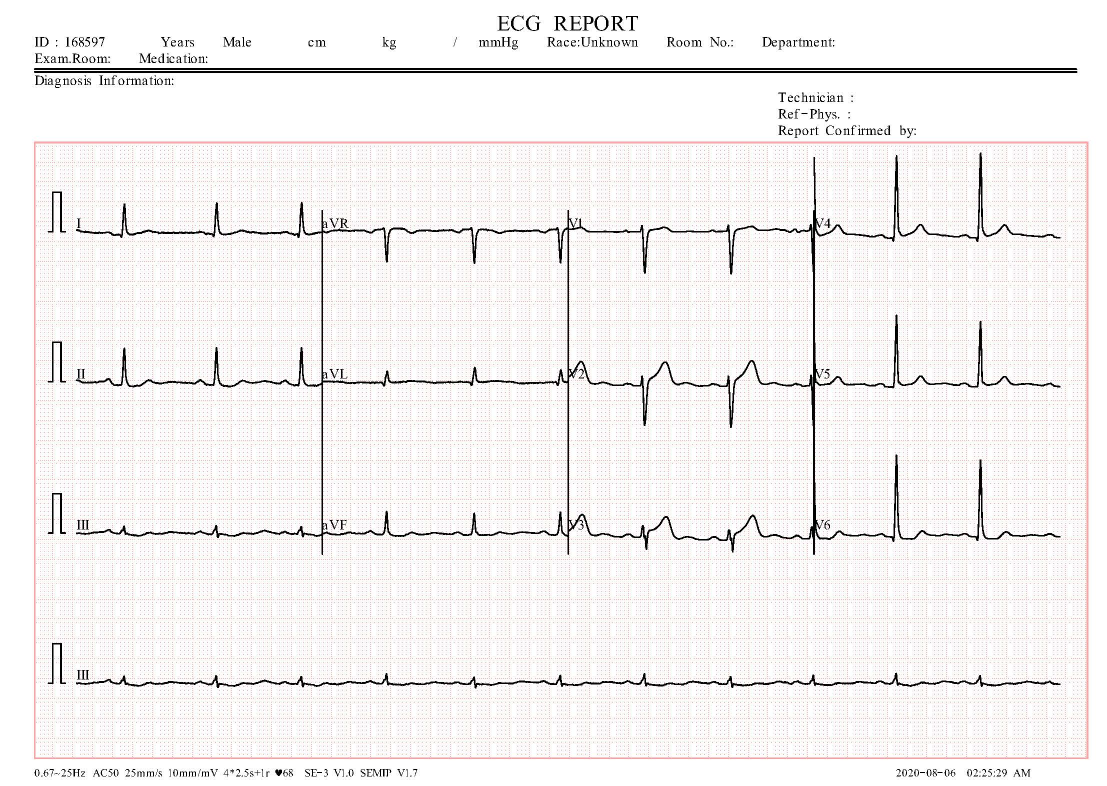
#> input picture assets/img/ECG/ecg_1691916267333_Normal(2).jpg, 2213 x 1572 px, found by its file name (shown at 1/2 size); its folder holds only this picture in this run
$ python process.py '../../assets/img/ECG/ecg_1691916267333_Normal(2).jpg'
#> lines starting #> are read from the running program, lines starting #| are printed output that depends on the picture; after the words box and inside, x2 and y2 are one past the last pixel; in counts of white or black regions, pixels touching at a corner belong together
### server/middlewares/Ecg.py
from skimage.io import imread
from skimage import color
import matplotlib.pyplot as plt
from skimage.filters import threshold_otsu,gaussian
from skimage.transform import resize
from numpy import asarray
from skimage.metrics import structural_similarity
from skimage import measure
from sklearn.decomposition import PCA
from sklearn.neighbors import KNeighborsClassifier
import joblib
from sklearn.preprocessing import MinMaxScaler
import pandas as pd
import numpy as np
import os
from natsort import natsorted
from sklearn import linear_model, tree, ensemble
from sklearn.naive_bayes import GaussianNB
from sklearn.linear_model import LogisticRegression

class ECG:
	def  getImage(self,image):
		"""
		this functions gets user image
		return: user image
		"""
		image=imread(image)
#> image is the input picture: shape (1572, 2213, 3); mean R, G, B 243.6, 241.3, 241
		return image

	def GrayImgae(self,image):
		"""
		This funciton converts the user image to Gray Scale
		return: Gray scale Image
		"""
		image_gray = color.rgb2gray(image)
		image_gray=resize(image_gray,(1572,2213))
		return image_gray

	def DividingLeads(self,image):
		"""
		This Funciton Divides the Ecg image into 13 Leads including long lead. Bipolar limb leads(Leads1,2,3). Augmented unipolar limb leads(aVR,aVF,aVL). Unipolar (+) chest leads(V1,V2,V3,V4,V5,V6)
  		return : List containing all 13 leads divided
		"""
		Lead_1 = image[300:600, 150:643] # Lead 1
		Lead_2 = image[300:600, 646:1135] # Lead aVR
		Lead_3 = image[300:600, 1140:1625] # Lead V1
		Lead_4 = image[300:600, 1630:2125] # Lead V4
		Lead_5 = image[600:900, 150:643] #Lead 2
		Lead_6 = image[600:900, 646:1135] # Lead aVL
		Lead_7 = image[600:900, 1140:1625] # Lead V2
		Lead_8 = image[600:900, 1630:2125] #Lead V5
		Lead_9 = image[900:1200, 150:643] # Lead 3
		Lead_10 = image[900:1200, 646:1135] # Lead aVF
		Lead_11 = image[900:1200, 1140:1625] # Lead V3
		Lead_12 = image[900:1200, 1630:2125] # Lead V6
		Lead_13 = image[1250:1480, 150:2125] # Long Lead
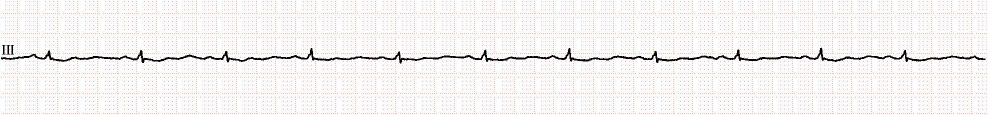
#> Lead_13: shape (230, 1975, 3) (shown at 1/2 size); mean R, G, B 243.9, 241.3, 240.9

		#All Leads in a list
		Leads=[Lead_1,Lead_2,Lead_3,Lead_4,Lead_5,Lead_6,Lead_7,Lead_8,Lead_9,Lead_10,Lead_11,Lead_12,Lead_13]
		fig , ax = plt.subplots(4,3)
		fig.set_size_inches(10, 10)
		x_counter=0
		y_counter=0

		#Create 12 Lead plot using Matplotlib subplot

		for x,y in enumerate(Leads[:len(Leads)-1]):
			if (x+1)%3==0:
				ax[x_counter][y_counter].imshow(y)
				ax[x_counter][y_counter].axis('off')
				ax[x_counter][y_counter].set_title("Leads {}".format(x+1))
				x_counter+=1
				y_counter=0
			else:
				ax[x_counter][y_counter].imshow(y)
				ax[x_counter][y_counter].axis('off')
				ax[x_counter][y_counter].set_title("Leads {}".format(x+1))
				y_counter+=1
#> this loop made 12 passes
#> y_counter on passes 1 to 12: 1, 2, 0, 1, 2, 0, 1, 2, 0, 1, 2, 0
#> after the loop, x_counter = 4

		#save the image
		fig.savefig('./assets/img/output_leads/Leads_1-12_figure.png')
		fig1 , ax1 = plt.subplots()
		fig1.set_size_inches(10, 10)
		ax1.imshow(Lead_13)
		ax1.set_title("Leads 13")
		ax1.axis('off')
		fig1.savefig('./assets/img/output_leads/Long_Lead_13_figure.png')

		return Leads

	def PreprocessingLeads(self,Leads):
		"""
		This Function Performs preprocessing to on the extracted leads.
		"""
		fig2 , ax2 = plt.subplots(4,3)
		fig2.set_size_inches(10, 10)
		#setting counter for plotting based on value
		x_counter=0
		y_counter=0

		for x,y in enumerate(Leads[:len(Leads)-1]):
			#converting to gray scale
			grayscale = color.rgb2gray(y)
			#smoothing image
			blurred_image = gaussian(grayscale, sigma=1)
			#thresholding to distinguish foreground and background
			#using otsu thresholding for getting threshold value
			global_thresh = threshold_otsu(blurred_image)

			#creating binary image based on threshold
			binary_global = blurred_image < global_thresh
			#resize image
			binary_global = resize(binary_global, (300, 450))
			if (x+1)%3==0:
				ax2[x_counter][y_counter].imshow(binary_global,cmap="gray")
				ax2[x_counter][y_counter].axis('off')
				ax2[x_counter][y_counter].set_title("pre-processed Leads {} image".format(x+1))
				x_counter+=1
				y_counter=0
			else:
				ax2[x_counter][y_counter].imshow(binary_global,cmap="gray")
				ax2[x_counter][y_counter].axis('off')
				ax2[x_counter][y_counter].set_title("pre-processed Leads {} image".format(x+1))
				y_counter+=1
		fig2.savefig('./assets/img/output_leads/Preprossed_Leads_1-12_figure.png')

		#plotting lead 13
		fig3 , ax3 = plt.subplots()
		fig3.set_size_inches(10, 10)
		#converting to gray scale
		grayscale = color.rgb2gray(Leads[-1])
		#smoothing image
		blurred_image = gaussian(grayscale, sigma=1)
		#thresholding to distinguish foreground and background
		#using otsu thresholding for getting threshold value
		global_thresh = threshold_otsu(blurred_image)
		# print(global_thresh)
		#creating binary image based on threshold
		binary_global = blurred_image < global_thresh
		ax3.imshow(binary_global,cmap='gray')
		ax3.set_title("Leads 13")
		ax3.axis('off')
		fig3.savefig('./assets/img/output_leads/Preprossed_Leads_13_figure.png')


	def SignalExtraction_Scaling(self,Leads):
		"""
		This Function Performs Signal Extraction using various steps,techniques: conver to grayscale, apply gaussian filter, thresholding, perform contouring to extract signal image and then save the image as 1D signal
		"""
		fig4 , ax4 = plt.subplots(4,3)
		#fig4.set_size_inches(10, 10)
		x_counter=0
		y_counter=0
		for x,y in enumerate(Leads[:len(Leads)-1]):
			#converting to gray scale
			grayscale = color.rgb2gray(y)
			#smoothing image
			blurred_image = gaussian(grayscale, sigma=0.7)
			#thresholding to distinguish foreground and background
			#using otsu thresholding for getting threshold value
			global_thresh = threshold_otsu(blurred_image)

			#creating binary image based on threshold
			binary_global = blurred_image < global_thresh
			#resize image
			binary_global = resize(binary_global, (300, 450))
			#finding contours
			contours = measure.find_contours(binary_global,0.8)
			contours_shape = sorted([x.shape for x in contours])[::-1][0:1]
			for contour in contours:
				if contour.shape in contours_shape:
					test = resize(contour, (255, 2))
			if (x+1)%3==0:
				ax4[x_counter][y_counter].invert_yaxis()
				ax4[x_counter][y_counter].plot(test[:, 1], test[:, 0],linewidth=1,color='black')
				ax4[x_counter][y_counter].axis('image')
				ax4[x_counter][y_counter].set_title("Contour {} image".format(x+1))
				x_counter+=1
				y_counter=0
			else:
				ax4[x_counter][y_counter].invert_yaxis()
				ax4[x_counter][y_counter].plot(test[:, 1], test[:, 0],linewidth=1,color='black')
				ax4[x_counter][y_counter].axis('image')
				ax4[x_counter][y_counter].set_title("Contour {} image".format(x+1))
				y_counter+=1

			#scaling the data and testing
			lead_no=x
			scaler = MinMaxScaler()
			fit_transform_data = scaler.fit_transform(test)
			Normalized_Scaled=pd.DataFrame(fit_transform_data[:,0], columns = ['X'])
			Normalized_Scaled=Normalized_Scaled.T
			#scaled_data to CSV
			if (os.path.isfile('scaled_data_1D_{lead_no}.csv'.format(lead_no=lead_no+1))):
				Normalized_Scaled.to_csv('Scaled_1DLead_{lead_no}.csv'.format(lead_no=lead_no+1), mode='a',index=False)
			else:
				Normalized_Scaled.to_csv('Scaled_1DLead_{lead_no}.csv'.format(lead_no=lead_no+1),index=False)

		fig4.savefig('./assets/img/output_leads/Contour_Leads_1-12_figure.png')


	def CombineConvert1Dsignal(self):
		"""
		This function combines all 1D signals of 12 Leads into one FIle csv for model input.
		returns the final dataframe
		"""
		#first read the Lead1 1D signal
		test_final=pd.read_csv('Scaled_1DLead_1.csv')
		location= os.getcwd()
		#loop over all the 11 remaining leads and combine as one dataset using pandas concat
		for files in natsorted(os.listdir(location)):
			if files.endswith(".csv"):
				if files!='Scaled_1DLead_1.csv':
					df=pd.read_csv('{}'.format(files))
					test_final=pd.concat([test_final,df],axis=1,ignore_index=True)

		return test_final

	def DimensionalReduciton(self,test_final):
		"""
		This function reduces the dimensinality of the 1D signal using PCA
		returns the final dataframe
		"""
		#first load the trained pca
		pca_loaded_model = joblib.load('./server/artifacts/PCA_ECG (1).pkl')
		result = pca_loaded_model.transform(test_final)
		final_df = pd.DataFrame(result)
		return final_df

	# [15 lines left out: function ModelLoad_predict, not called in this run]

### server/middlewares/process.py
import sys
from Ecg import ECG

ecg = ECG()

filename = sys.argv[1]

ecg_user_image_read = ecg.getImage(f'./assets/img/ECG/{filename}')
ecg_user_gray_image_read = ecg.GrayImgae(ecg_user_image_read)
dividing_leads=ecg.DividingLeads(ecg_user_image_read)
#> dividing_leads = 13 items
ecg_preprocessed_leads = ecg.PreprocessingLeads(dividing_leads)
#> the loop in PreprocessingLeads, `for x,y in enumerate(Leads[:len(Leads)-1]):` made 12 passes
#> (global_thresh, y_counter) on passes 1 to 12: (0.6, 1), (0.603, 2), (0.603, 0), (0.598, 1), (0.6, 2), (0.609, 0), (0.606, 1), (0.601, 2), (0.607, 0), (0.612, 1), (0.611, 2), (0.598, 0)
#> pass 1, in PreprocessingLeads, `binary_global = blurred_image < global_thresh`:
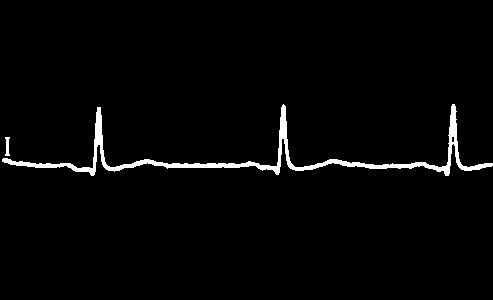
#> binary_global: shape (300, 493) bool; 2.3% white; 2 white regions, box (x1, y1, x2, y2) and area: (2, 104, 493, 176) 3384, (5, 137, 10, 156) 65
#> after the loop in PreprocessingLeads, `for x,y in enumerate(Leads[:len(Leads)-1]):`:
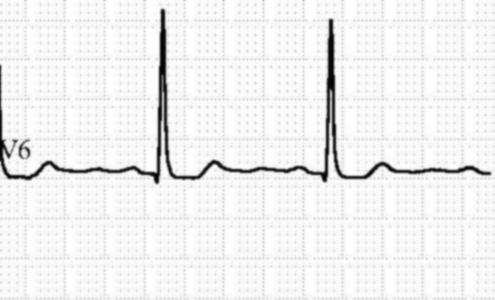
#> blurred_image: shape (300, 495) float64; min 0.00446, max 1, mean 0.941
#> after the loop in PreprocessingLeads, `for x,y in enumerate(Leads[:len(Leads)-1]):`: x_counter = 4
#> in PreprocessingLeads, `fig2.savefig('./assets/img/output_leads/Preprossed_Leads_1-12_figure.p..`:
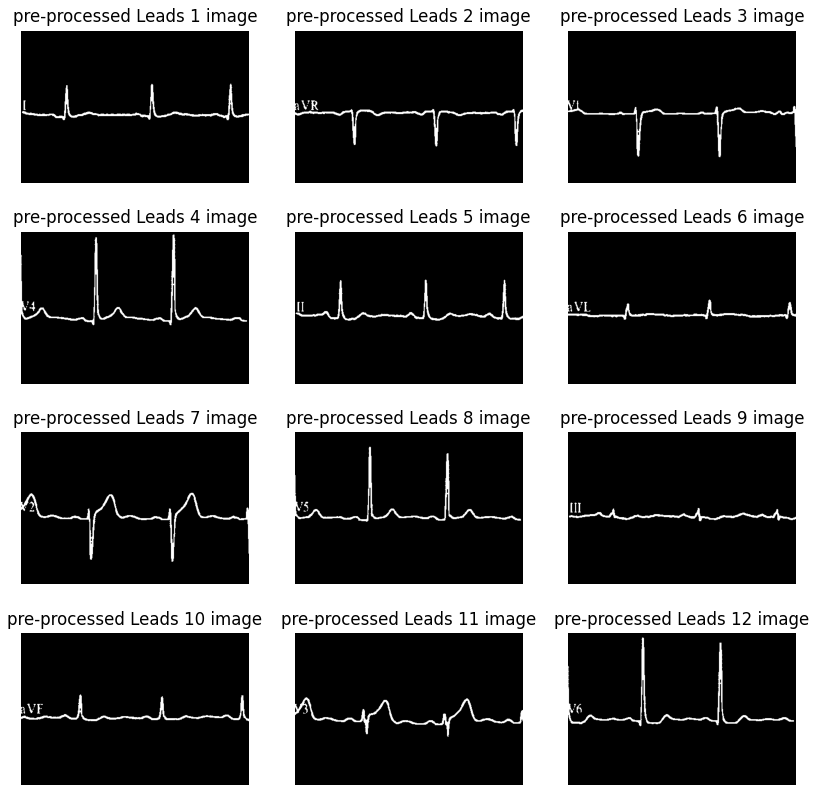
#> figure drawn by matplotlib, 12 panels
#> in PreprocessingLeads, `global_thresh = threshold_otsu(blurred_image)`: global_thresh = 0.606
#> in PreprocessingLeads, `binary_global = blurred_image < global_thresh`:
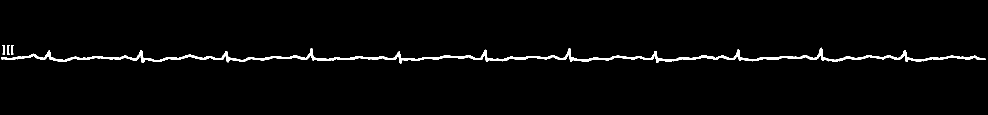
#> binary_global: shape (230, 1975) bool (shown at 1/2 size); 2.2% white; 4 white regions, box (x1, y1, x2, y2) and area: (2, 95, 1971, 127) 9579, (14, 90, 20, 109) 66, (5, 90, 10, 109) 65, (22, 90, 27, 109) 65
ec_signal_extraction = ecg.SignalExtraction_Scaling(dividing_leads)
#> the loop in SignalExtraction_Scaling, `for x,y in enumerate(Leads[:len(Leads)-1]):` made 12 passes
#> (global_thresh, contours, contours_shape, y_counter) on passes 1, 3, 4, 6, 7, 9, 10, 12: (0.551, 3 point arrays, longest 1721 points, [(1721, 2)], 1), (0.554, 6 point arrays, longest 953 points, [(953, 2)], 0), (0.554, 7 point arrays, longest 2452 points, [(2452, 2)], 1), (0.563, 10 point arrays, longest 692 points, [(692, 2)], 0), (0.558, 7 point arrays, longest 1200 points, [(1200, 2)], 1), (0.552, 4 point arrays, longest 1279 points, [(1279, 2)], 0), (0.562, 11 point arrays, longest 825 points, [(825, 2)], 1), (0.554, 7 point arrays, longest 2328 points, [(2328, 2)], 0)
#> (global_thresh, contours, y_counter) on passes 2, 5, 8, 11: (0.558, 12 point arrays, longest 948 points, 2), (0.555, 7 point arrays, longest 1845 points, 2), (0.553, 7 point arrays, longest 2185 points, 2), (0.559, 8 point arrays, longest 916 points, 2)
#> after the loop in SignalExtraction_Scaling, `for x,y in enumerate(Leads[:len(Leads)-1]):`:
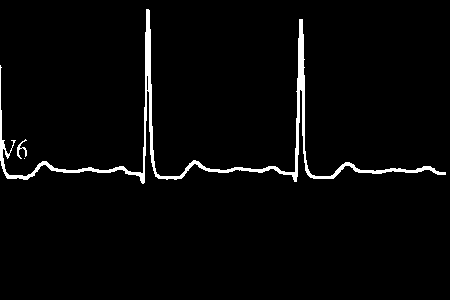
#> binary_global: shape (300, 450) bool; 2.8% white; 3 white regions (1 under 20 px), largest, box (x1, y1, x2, y2) and area: (0, 9, 446, 184) 3722, (17, 139, 27, 159) 69
#> after the loop in SignalExtraction_Scaling, `for x,y in enumerate(Leads[:len(Leads)-1]):`: x_counter = 4
#> in SignalExtraction_Scaling, `fig4.savefig('./assets/img/output_leads/Contour_Leads_1-12_figure.png')`:
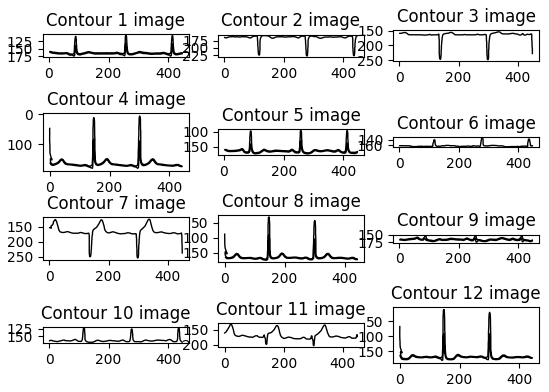
#> figure drawn by matplotlib, 12 panels
ecg_1dsignal = ecg.CombineConvert1Dsignal()
#> (the run stopped early here; a loop or call above may not have finished)
